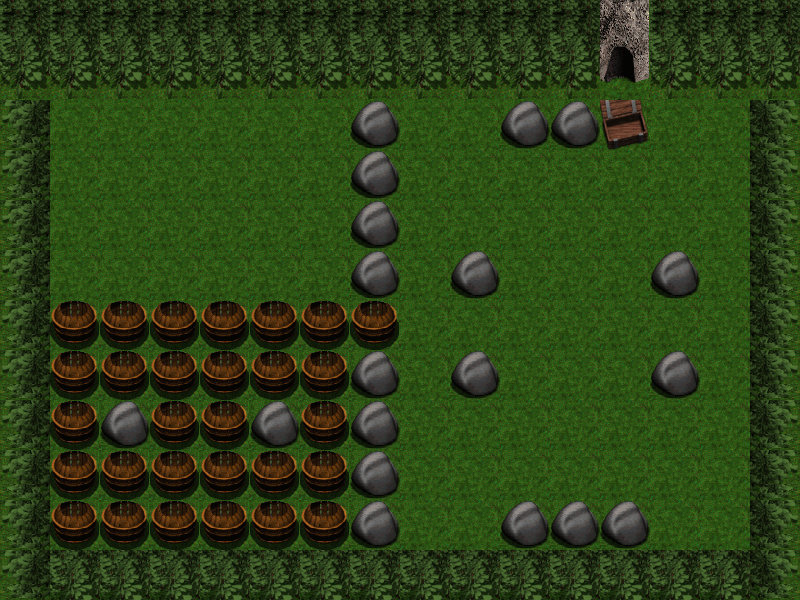

A 2D game scene composited from a Tiled map and its tileset images. What follows is a short description and the map's XML, with each tile layer's data collapsed to a summary:
An orthogonal 16x12 tile map with 50x50 px tiles, 2 tile layers (background, graphics), 3 tilesets and 64 objects.

<map version="1.0" orientation="orthogonal" renderorder="right-down" width="16" height="12" tilewidth="50" tileheight="50" nextobjectid="76">
<properties>
  <property name="bonus1" value="1" />
  <property name="bonus2" value="2" />
  <property name="bonus3" value="3" />
  <property name="bonus4" value="4" />
  <property name="bonus5" value="5" />
  <property name="enemy1" type="int" value="1" />
  <property name="enemy2" type="int" value="2" />
  <property name="enemy3" type="int" value="4" />
  <property name="enemy4" type="int" value="5" />
  <property name="height" type="int" value="600" />
  <property name="main_tile_set" value="first_maps" />
  <property name="num_bonus1" type="int" value="6" />
  <property name="num_bonus2" type="int" value="6" />
  <property name="num_bonus3" type="int" value="3" />
  <property name="num_bonus4" type="int" value="3" />
  <property name="num_bonus5" type="int" value="3" />
  <property name="num_bonus_total" type="int" value="21" />
  <property name="num_enemies" type="int" value="4" />
  <property name="num_explodable_items" type="int" value="29" />
  <property name="num_types_bonus" type="int" value="5" />
  <property name="width" type="int" value="800" />
 </properties>
 <tileset firstgid="1" name="first_maps" tilewidth="50" tileheight="50" tilecount="80" columns="10">
  <image source="first_maps.png" width="500" height="400" />
 </tileset>
 <tileset firstgid="81" name="flames" tilewidth="50" tileheight="50" tilecount="50" columns="10">
  <image source="flames.png" width="512" height="256" />
 </tileset>
 <tileset firstgid="131" name="flamesNBomb" tilewidth="50" tileheight="50" tilecount="8" columns="8">
  <image source="flames/flamesNBomb.png" width="400" height="50" />
 </tileset>
 <layer name="background" width="16" height="12">
  <data>[192 cells, 192 non-empty, 1 distinct tile ids]</data>
 </layer>
 <layer name="graphics" width="16" height="12">
  <data>[192 cells, 192 non-empty, 11 distinct tile ids]</data>
 </layer>
 <objectgroup name="bushes_and_rocks">
  <object id="1" x="0" y="0" width="800" height="100" />
  <object id="2" x="750" y="100" width="50" height="450" />
  <object id="3" x="0" y="550" width="800" height="50" />
  <object id="4" x="0" y="100" width="50" height="450" />
  <object id="5" x="350" y="350" width="50" height="200" />
  <object id="6" x="500" y="500" width="150" height="50" />
  <object id="8" x="450" y="350" width="50" height="50" />
  <object id="9" x="450" y="250" width="50" height="50" />
  <object id="10" x="350" y="100" width="50" height="200" />
  <object id="11" x="500" y="100" width="150" height="50" />
  <object id="14" x="100" y="400" width="50" height="50" />
  <object id="15" x="250" y="400" width="50" height="50" />
  <object id="65" x="650" y="250" width="50" height="50" />
  <object id="66" x="650" y="350" width="50" height="50" />
 </objectgroup>
 <objectgroup name="barrels">
  <object id="16" x="50" y="300" width="50" height="50" />
  <object id="17" x="100" y="300" width="50" height="50" />
  <object id="18" x="150" y="300" width="50" height="50" />
  <object id="19" x="200" y="300" width="50" height="50" />
  <object id="20" x="250" y="300" width="50" height="50" />
  <object id="21" x="300" y="300" width="50" height="50" />
  <object id="22" x="350" y="300" width="50" height="50" />
  <object id="23" x="300" y="350" width="50" height="50" />
  <object id="24" x="300" y="400" width="50" height="50" />
  <object id="25" x="300" y="450" width="50" height="50" />
  <object id="29" x="250" y="500" width="50" height="50" />
  <object id="30" x="200" y="500" width="50" height="50" />
  <object id="31" x="150" y="500" width="50" height="50" />
  <object id="33" x="100" y="500" width="50" height="50" />
  <object id="34" x="50" y="500" width="50" height="50" />
  <object id="35" x="50" y="450" width="50" height="50" />
  <object id="36" x="100" y="450" width="50" height="50" />
  <object id="37" x="150" y="450" width="50" height="50" />
  <object id="38" x="200" y="450" width="50" height="50" />
  <object id="39" x="250" y="450" width="50" height="50" />
  <object id="40" x="300" y="500" width="50" height="50" />
  <object id="42" x="200" y="400" width="50" height="50" />
  <object id="43" x="150" y="400" width="50" height="50" />
  <object id="46" x="150" y="350" width="50" height="50" />
  <object id="47" x="200" y="350" width="50" height="50" />
  <object id="48" x="250" y="350" width="50" height="50" />
  <object id="49" x="100" y="350" width="50" height="50" />
  <object id="50" x="50" y="350" width="50" height="50" />
  <object id="52" x="50" y="400" width="50" height="50" />
 </objectgroup>
 <objectgroup name="greyball">
  <object id="53" x="400" y="100" width="50" height="50" />
  <object id="54" x="450" y="100" width="50" height="50" />
  <object id="55" x="650" y="100" width="50" height="50" />
  <object id="56" x="700" y="100" width="50" height="50" />
  <object id="57" x="650" y="500" width="50" height="50" />
  <object id="58" x="700" y="500" width="50" height="50" />
  <object id="59" x="400" y="500" width="50" height="50" />
  <object id="60" x="450" y="500" width="50" height="50" />
 </objectgroup>
 <objectgroup name="slimer">
  <object id="61" x="400" y="450" width="50" height="50" />
  <object id="62" x="450" y="450" width="50" height="50" />
  <object id="63" x="650" y="450" width="50" height="50" />
  <object id="64" x="700" y="450" width="50" height="50" />
  <object id="68" x="400" y="150" width="50" height="50" />
  <object id="69" x="450" y="150" width="50" height="50" />
  <object id="70" x="650" y="150" width="50" height="50" />
  <object id="71" x="700" y="150" width="50" height="50" />
 </objectgroup>
 <objectgroup name="Camada de Objectos 5" />
 <objectgroup name="ghost">
  <object id="67" x="550" y="300" width="50" height="50" />
 </objectgroup>
 <objectgroup name="clouder">
  <object id="72" x="550" y="150" width="50" height="50" />
  <object id="73" x="400" y="300" width="50" height="50" />
  <object id="74" x="700" y="300" width="50" height="50" />
  <object id="75" x="550" y="450" width="50" height="50" />
 </objectgroup>
</map>
